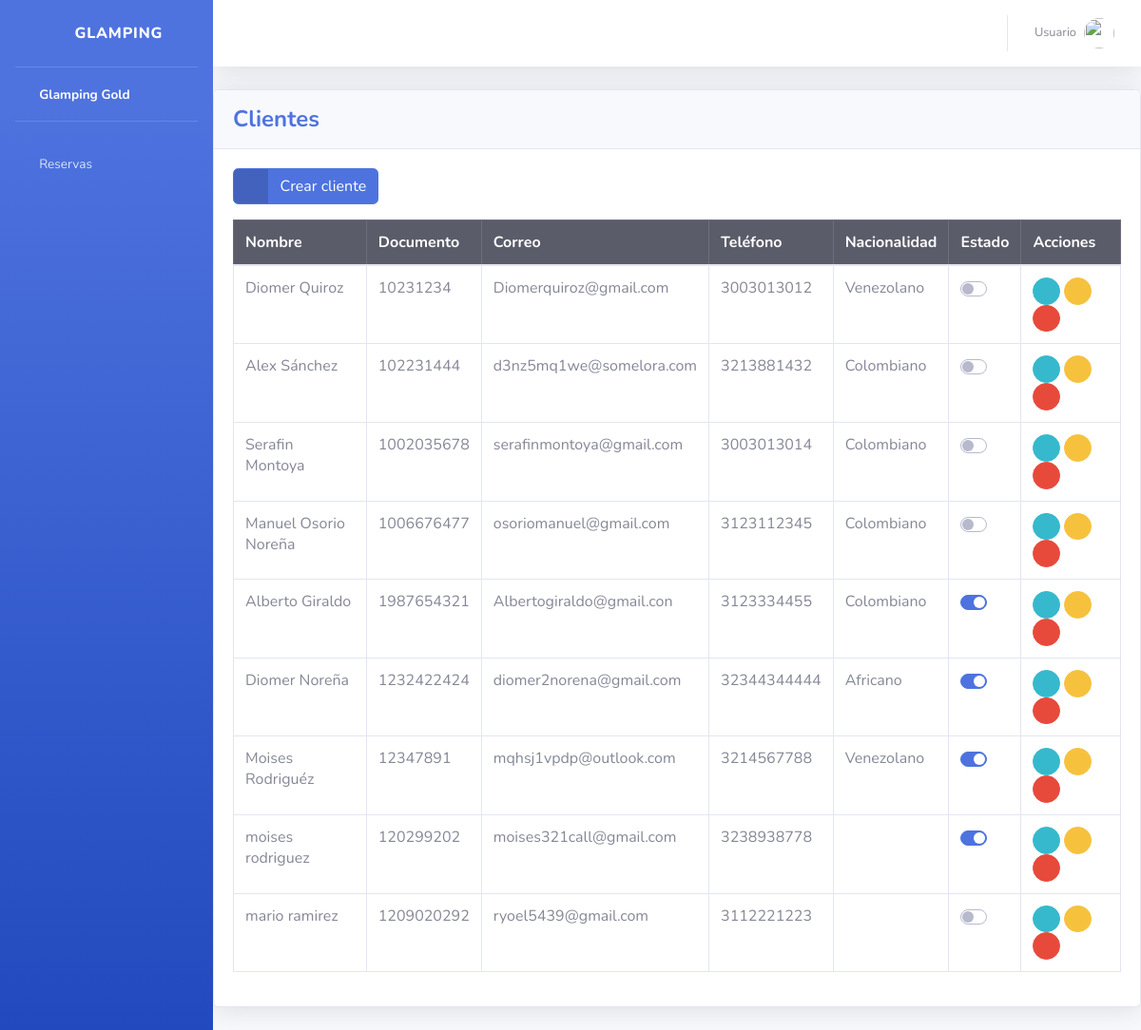
/clientes/, run on the app's committed database.
### cliente/models.py (models this page shows, shortened)
class Cliente(models.Model):
    nombre = models.CharField(max_length=255)
    documento = models.IntegerField(unique=True)
    email = models.CharField(max_length=50, unique=True)
    telefone = models.IntegerField(unique=True)
    nacionalidad = models.CharField(max_length=255)
    status = models.BooleanField(default=True)

### cliente/views.py (the view)
# urls.py: path('clientes/', include('cliente.urls')),
def cliente(request):
    cliente_list = Cliente.objects.all()
    return render(request, 'cliente/index.html', {'cliente_list': cliente_list})

### templates/cliente/index.html (shortened to what this page needs)
{% extends 'base.html' %}
{% block content %}
<div class="card shadow mb-4">
    <div class="card-header py-3">
        <h4 class="m-0 font-weight-bold text-primary">Clientes</h4>
    </div>
    <div class="card-body">
        <div class="table-responsive">
            <a href="{% url 'create_cliente' %}" class="btn btn-primary btn-icon-split mb-3">
                <span class="icon text-white-50">
                  <i class="fas fa-plus"></i>
              </span>
              <span class="text">Crear cliente</span>
            </a>
            <table class="table table-bordered" id="dataTable" width="100%" cellspacing="0">
                <thead class="table-dark">
                    <tr>
                        <th>Nombre</th>
                        <th>Documento</th>
                        <th>Correo</th>
                        <th>Teléfono</th>
                        <th>Nacionalidad</th>
                        <th>Estado</th>
                        <th>Acciones</th>
                    </tr>
                </thead>
                <tbody>
                    {% for cliente in cliente_list %}
                    <tr>
                    <td>{{ cliente.nombre }}</td>
                    <td>{{ cliente.documento }}</td>
                    <td>{{ cliente.email }}</td>
                    <td>{{ cliente.telefone }}</td>
                    <td>{{ cliente.nacionalidad }}</td>
                    <td>
                        <form action="{% url 'cliente_status' cliente.id %}" method="POST">
                            <div class="custom-control custom-switch">
                            </div>
                        </form>
                    </td>
                    <td>
                        <a href="" class="btn btn-info btn-circle btn-sm" data-bs-toggle="modal" data-bs-target="#modalId" data-cliente-id="{{ cliente.id }}">
                            <i class="fas fa-info-circle"></i>
                        </a>
                        <a href="{% url 'edit_cliente' cliente.id %}" class="btn btn-warning btn-circle btn-sm">
                            <i class="fas fa-edit"></i>
                        </a>
                        <a href="{% url 'delete_cliente' cliente.id %}" class="deleteBtn btn btn-danger btn-circle btn-sm">
                            <i class="fas fa-trash"></i>
                        </a>
                    </td>
                    </tr>
                    {% endfor %}
                </tbody>
            </table>
        </div>
    </div>
</div>
{%endblock%}

### data on the page
Cliente: nombre "Diomer Quiroz", documento "10231234", email "Diomerquiroz@gmail.com", telefone "3003013012", nacionalidad "Venezolano"
Cliente: nombre "Alex Sánchez", documento "102231444", email "d3nz5mq1we@somelora.com", telefone "3213881432", nacionalidad "Colombiano"
Cliente: nombre "Serafin Montoya", documento "1002035678", email "serafinmontoya@gmail.com", telefone "3003013014", nacionalidad "Colombiano"
Cliente: nombre "Manuel Osorio Noreña", documento "1006676477", email "osoriomanuel@gmail.com", telefone "3123112345", nacionalidad "Colombiano"
Cliente: nombre "Alberto Giraldo", documento "1987654321", email "Albertogiraldo@gmail.con", telefone "3123334455", nacionalidad "Colombiano"
Cliente: nombre "Diomer Noreña", documento "1232422424", email "diomer2norena@gmail.com", telefone "32344344444", nacionalidad "Africano"
Cliente: nombre "Moises Rodriguéz", documento "12347891", email "mqhsj1vpdp@outlook.com", telefone "3214567788", nacionalidad "Venezolano"
Cliente: nombre "moises rodriguez", documento "120299202", email "moises321call@gmail.com", telefone "3238938778"
Cliente: nombre "mario ramirez", documento "1209020292", email "ryoel5439@gmail.com", telefone "3112221223"
